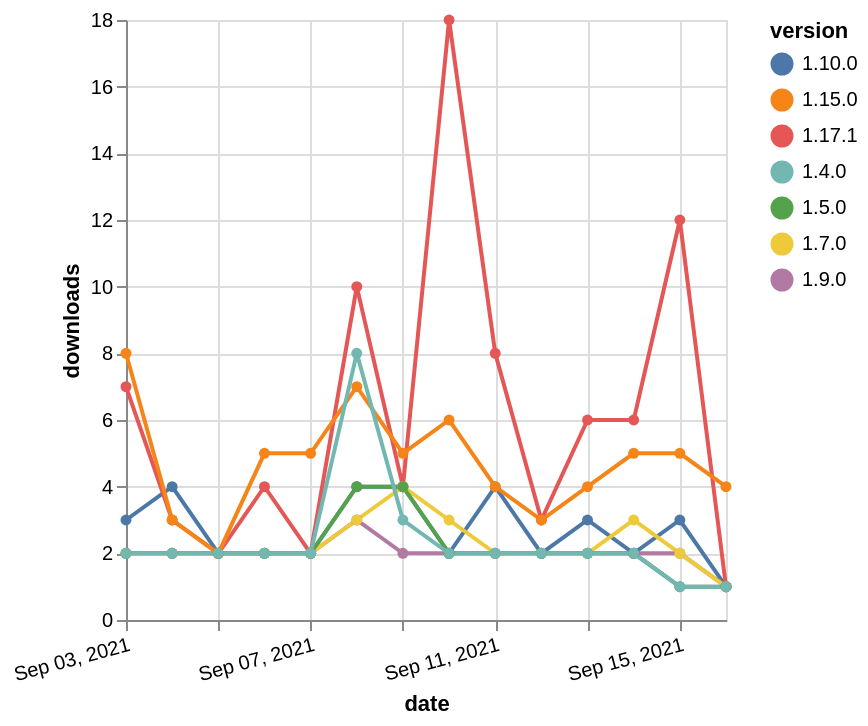

Express this chart as Vega-Lite.
### Vega-Lite specification from a JSON file in a GitHub repository (floating-point values rounded to 4 significant figures)
{"$schema": "https://vega.github.io/schema/vega-lite/v5.json", "description": "A simple bar chart with embedded data.", "data": {"values": [{"date": "2021-09-03", "total": 2246, "delta": 2, "version": "1.9.0"}, {"date": "2021-09-04", "total": 2248, "delta": 2, "version": "1.9.0"}, {"date": "2021-09-05", "total": 2250, "delta": 2, "version": "1.9.0"}, {"date": "2021-09-06", "total": 2252, "delta": 2, "version": "1.9.0"}, {"date": "2021-09-07", "total": 2254, "delta": 2, "version": "1.9.0"}, {"date": "2021-09-08", "total": 2257, "delta": 3, "version": "1.9.0"}, {"date": "2021-09-09", "total": 2259, "delta": 2, "version": "1.9.0"}, {"date": "2021-09-10", "total": 2261, "delta": 2, "version": "1.9.0"}, {"date": "2021-09-11", "total": 2263, "delta": 2, "version": "1.9.0"}, {"date": "2021-09-12", "total": 2265, "delta": 2, "version": "1.9.0"}, {"date": "2021-09-13", "total": 2267, "delta": 2, "version": "1.9.0"}, {"date": "2021-09-14", "total": 2269, "delta": 2, "version": "1.9.0"}, {"date": "2021-09-15", "total": 2271, "delta": 2, "version": "1.9.0"}, {"date": "2021-09-16", "total": 2272, "delta": 1, "version": "1.9.0"}, {"date": "2021-09-03", "total": 3485, "delta": 3, "version": "1.10.0"}, {"date": "2021-09-04", "total": 3489, "delta": 4, "version": "1.10.0"}, {"date": "2021-09-05", "total": 3491, "delta": 2, "version": "1.10.0"}, {"date": "2021-09-06", "total": 3493, "delta": 2, "version": "1.10.0"}, {"date": "2021-09-07", "total": 3495, "delta": 2, "version": "1.10.0"}, {"date": "2021-09-08", "total": 3499, "delta": 4, "version": "1.10.0"}, {"date": "2021-09-09", "total": 3503, "delta": 4, "version": "1.10.0"}, {"date": "2021-09-10", "total": 3505, "delta": 2, "version": "1.10.0"}, {"date": "2021-09-11", "total": 3509, "delta": 4, "version": "1.10.0"}, {"date": "2021-09-12", "total": 3511, "delta": 2, "version": "1.10.0"}, {"date": "2021-09-13", "total": 3514, "delta": 3, "version": "1.10.0"}, {"date": "2021-09-14", "total": 3516, "delta": 2, "version": "1.10.0"}, {"date": "2021-09-15", "total": 3519, "delta": 3, "version": "1.10.0"}, {"date": "2021-09-16", "total": 3520, "delta": 1, "version": "1.10.0"}, {"date": "2021-09-03", "total": 768, "delta": 7, "version": "1.17.1"}, {"date": "2021-09-04", "total": 771, "delta": 3, "version": "1.17.1"}, {"date": "2021-09-05", "total": 773, "delta": 2, "version": "1.17.1"}, {"date": "2021-09-06", "total": 777, "delta": 4, "version": "1.17.1"}, {"date": "2021-09-07", "total": 779, "delta": 2, "version": "1.17.1"}, {"date": "2021-09-08", "total": 789, "delta": 10, "version": "1.17.1"}, {"date": "2021-09-09", "total": 793, "delta": 4, "version": "1.17.1"}, {"date": "2021-09-10", "total": 811, "delta": 18, "version": "1.17.1"}, {"date": "2021-09-11", "total": 819, "delta": 8, "version": "1.17.1"}, {"date": "2021-09-12", "total": 822, "delta": 3, "version": "1.17.1"}, {"date": "2021-09-13", "total": 828, "delta": 6, "version": "1.17.1"}, {"date": "2021-09-14", "total": 834, "delta": 6, "version": "1.17.1"}, {"date": "2021-09-15", "total": 846, "delta": 12, "version": "1.17.1"}, {"date": "2021-09-16", "total": 847, "delta": 1, "version": "1.17.1"}, {"date": "2021-09-03", "total": 4068, "delta": 2, "version": "1.7.0"}, {"date": "2021-09-04", "total": 4070, "delta": 2, "version": "1.7.0"}, {"date": "2021-09-05", "total": 4072, "delta": 2, "version": "1.7.0"}, {"date": "2021-09-06", "total": 4074, "delta": 2, "version": "1.7.0"}, {"date": "2021-09-07", "total": 4076, "delta": 2, "version": "1.7.0"}, {"date": "2021-09-08", "total": 4079, "delta": 3, "version": "1.7.0"}, {"date": "2021-09-09", "total": 4083, "delta": 4, "version": "1.7.0"}, {"date": "2021-09-10", "total": 4086, "delta": 3, "version": "1.7.0"}, {"date": "2021-09-11", "total": 4088, "delta": 2, "version": "1.7.0"}, {"date": "2021-09-12", "total": 4090, "delta": 2, "version": "1.7.0"}, {"date": "2021-09-13", "total": 4092, "delta": 2, "version": "1.7.0"}, {"date": "2021-09-14", "total": 4095, "delta": 3, "version": "1.7.0"}, {"date": "2021-09-15", "total": 4097, "delta": 2, "version": "1.7.0"}, {"date": "2021-09-16", "total": 4098, "delta": 1, "version": "1.7.0"}, {"date": "2021-09-03", "total": 2756, "delta": 8, "version": "1.15.0"}, {"date": "2021-09-04", "total": 2759, "delta": 3, "version": "1.15.0"}, {"date": "2021-09-05", "total": 2761, "delta": 2, "version": "1.15.0"}, {"date": "2021-09-06", "total": 2766, "delta": 5, "version": "1.15.0"}, {"date": "2021-09-07", "total": 2771, "delta": 5, "version": "1.15.0"}, {"date": "2021-09-08", "total": 2778, "delta": 7, "version": "1.15.0"}, {"date": "2021-09-09", "total": 2783, "delta": 5, "version": "1.15.0"}, {"date": "2021-09-10", "total": 2789, "delta": 6, "version": "1.15.0"}, {"date": "2021-09-11", "total": 2793, "delta": 4, "version": "1.15.0"}, {"date": "2021-09-12", "total": 2796, "delta": 3, "version": "1.15.0"}, {"date": "2021-09-13", "total": 2800, "delta": 4, "version": "1.15.0"}, {"date": "2021-09-14", "total": 2805, "delta": 5, "version": "1.15.0"}, {"date": "2021-09-15", "total": 2810, "delta": 5, "version": "1.15.0"}, {"date": "2021-09-16", "total": 2814, "delta": 4, "version": "1.15.0"}, {"date": "2021-09-03", "total": 3699, "delta": 2, "version": "1.5.0"}, {"date": "2021-09-04", "total": 3701, "delta": 2, "version": "1.5.0"}, {"date": "2021-09-05", "total": 3703, "delta": 2, "version": "1.5.0"}, {"date": "2021-09-06", "total": 3705, "delta": 2, "version": "1.5.0"}, {"date": "2021-09-07", "total": 3707, "delta": 2, "version": "1.5.0"}, {"date": "2021-09-08", "total": 3711, "delta": 4, "version": "1.5.0"}, {"date": "2021-09-09", "total": 3715, "delta": 4, "version": "1.5.0"}, {"date": "2021-09-10", "total": 3717, "delta": 2, "version": "1.5.0"}, {"date": "2021-09-11", "total": 3719, "delta": 2, "version": "1.5.0"}, {"date": "2021-09-12", "total": 3721, "delta": 2, "version": "1.5.0"}, {"date": "2021-09-13", "total": 3723, "delta": 2, "version": "1.5.0"}, {"date": "2021-09-14", "total": 3725, "delta": 2, "version": "1.5.0"}, {"date": "2021-09-15", "total": 3726, "delta": 1, "version": "1.5.0"}, {"date": "2021-09-16", "total": 3727, "delta": 1, "version": "1.5.0"}, {"date": "2021-09-03", "total": 6052, "delta": 2, "version": "1.4.0"}, {"date": "2021-09-04", "total": 6054, "delta": 2, "version": "1.4.0"}, {"date": "2021-09-05", "total": 6056, "delta": 2, "version": "1.4.0"}, {"date": "2021-09-06", "total": 6058, "delta": 2, "version": "1.4.0"}, {"date": "2021-09-07", "total": 6060, "delta": 2, "version": "1.4.0"}, {"date": "2021-09-08", "total": 6068, "delta": 8, "version": "1.4.0"}, {"date": "2021-09-09", "total": 6071, "delta": 3, "version": "1.4.0"}, {"date": "2021-09-10", "total": 6073, "delta": 2, "version": "1.4.0"}, {"date": "2021-09-11", "total": 6075, "delta": 2, "version": "1.4.0"}, {"date": "2021-09-12", "total": 6077, "delta": 2, "version": "1.4.0"}, {"date": "2021-09-13", "total": 6079, "delta": 2, "version": "1.4.0"}, {"date": "2021-09-14", "total": 6081, "delta": 2, "version": "1.4.0"}, {"date": "2021-09-15", "total": 6082, "delta": 1, "version": "1.4.0"}, {"date": "2021-09-16", "total": 6083, "delta": 1, "version": "1.4.0"}]}, "width": "container", "mark": {"type": "line", "point": {"filled": true}}, "encoding": {"x": {"field": "date", "type": "temporal", "timeUnit": "yearmonthdate", "title": "date", "axis": {"labelAngle": -15}}, "y": {"field": "delta", "type": "quantitative", "title": "downloads"}, "color": {"field": "version", "type": "nominal"}, "tooltip": {"field": "delta"}}}
